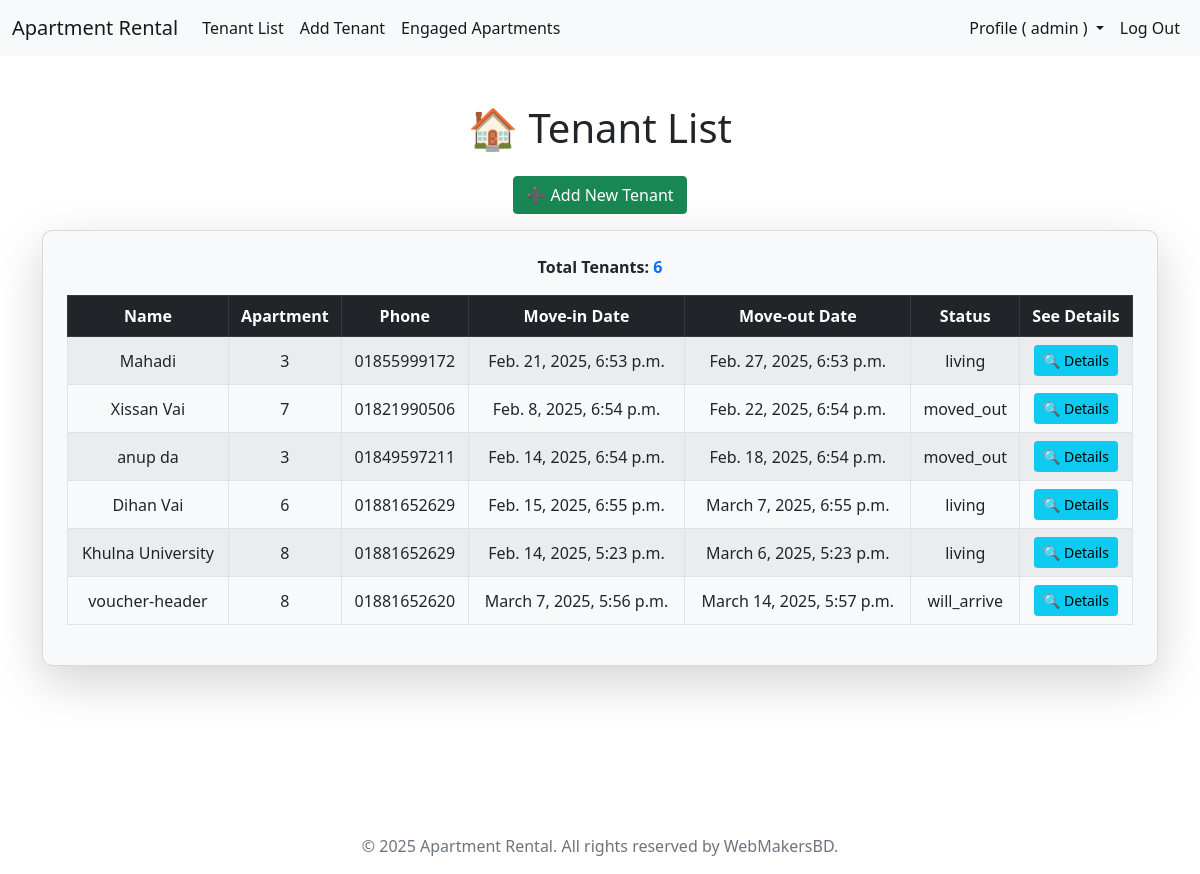
Page / (signed in) on the earlier database version.
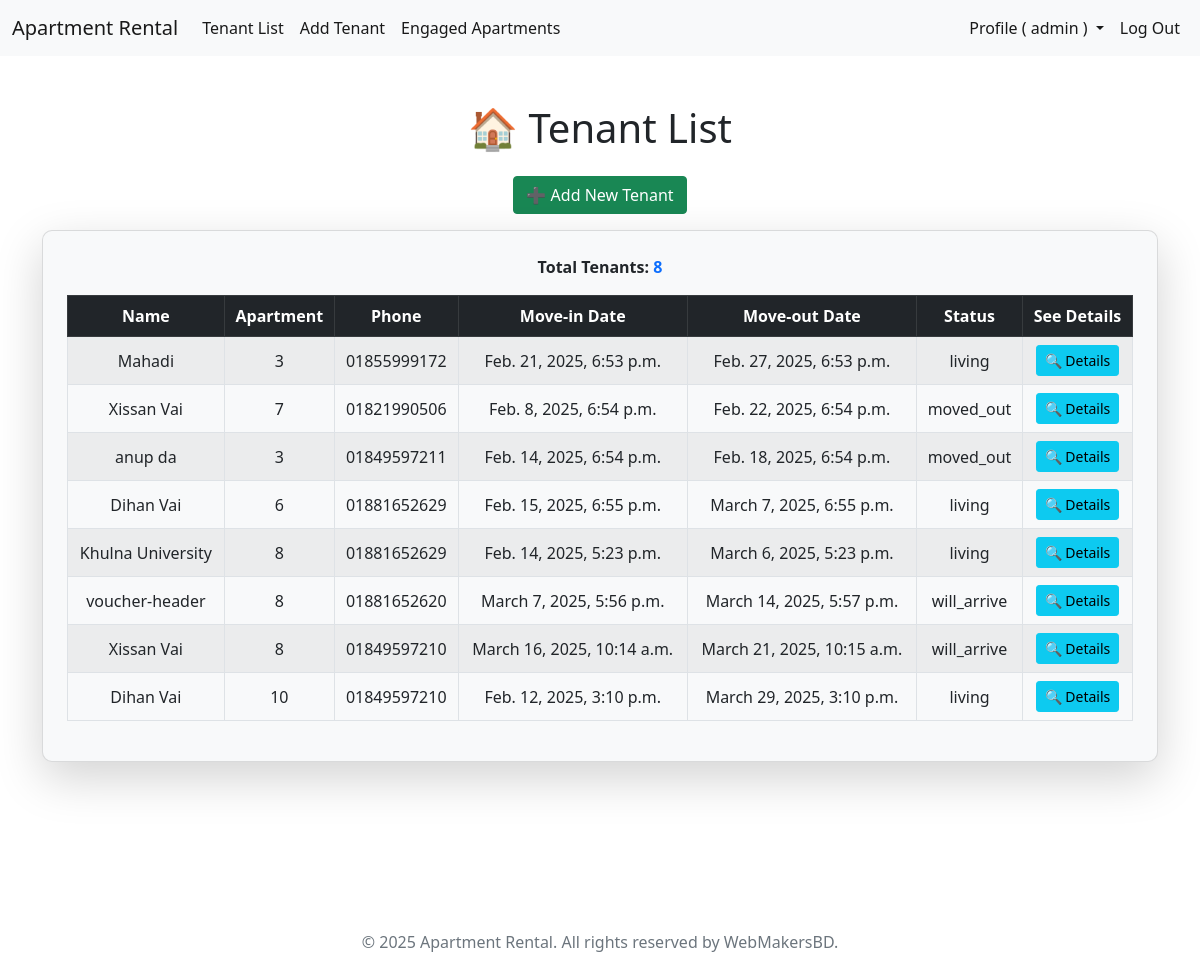
Same page on the later database version.
### tenants/models.py (models this page shows, shortened)
class Tenant(models.Model):
    choices = [
        ('will_arrive', 'Will Arrive'),
        ('living', 'Living'),
        ('moved_out', 'Moved Out'),
    ]
    name = models.CharField(max_length=50)
    contact = models.CharField(max_length=15)
    apartment = models.ForeignKey(Apartment, on_delete=models.CASCADE)
    move_in_date = models.DateTimeField()
    move_out_date = models.DateTimeField(null=True, blank=True)
    remarks = models.TextField(blank=True, null=True, help_text="Additional details about the tenant.")
    status = models.CharField(max_length=15, choices=choices,)

class Apartment(models.Model):
    number = models.PositiveIntegerField(unique=True)
    is_booked = models.BooleanField(default=False)

### tenants/views.py (the view)
# urls.py: path('', tenant_list, name='tenant_list'),
def tenant_list(request):
    user = request.user
    if user.is_authenticated and user.is_superuser:  # Ensure only admin users can access
        tenants = Tenant.objects.all()
        for tenant in tenants:
            update_tenant_status(tenant)
        return render(request, 'tenants/tenant_list.html', {'tenants': tenants})
    else:
        messages.error(request, 'You have to log in as an Admin to access this page.')
        return redirect('login')

### tenants/views.py (called while the page is built)
def update_apartment_status():
    now = timezone.now() + timezone.timedelta(hours=6, minutes=0)  # Adjust time to match timezone
    Apartment.objects.update(is_booked=False)  # Reset all apartments to unbooked
    Apartment.objects.filter(tenant__move_in_date__lte=now, tenant__move_out_date__gte=now).update(is_booked=True)

def update_tenant_status(tenant):
    now = timezone.now() + timezone.timedelta(hours=6, minutes=0)  # Adjust time to match timezone
    if tenant.move_in_date > now:
        tenant.status = 'will_arrive'  # Tenant has not yet moved in
    elif tenant.move_out_date and tenant.move_out_date < now:
        tenant.status = 'moved_out'  # Tenant has already moved out
    else:
        tenant.status = 'living'  # Tenant is currently living in the apartment
    tenant.save()  # Save updated status
    update_apartment_status()  # Update apartment booking status accordingly

### templates/tenants/tenant_list.html (shortened to what this page needs)
{% extends 'base.html' %}
{% load static %}
{% block extra_head %}
    <link rel="stylesheet" href="{% static 'css/tenants/tenant_list.css' %}">
{% endblock %}
{% block content %}
<div class="container mt-5">
  <div class="text-center">
    <h1 class="mb-4">🏠 Tenant List</h1>
    <a class="btn btn-success mb-3" href="{% url 'add_tenant' %}">
      ➕ Add New Tenant
    </a>
  </div>
  {% if tenants %}
  <div class="card shadow-lg p-4">
    <p class="fw-bold text-center">
      Total Tenants: <span class="text-primary">{{ tenants|length }}</span>
    </p>
    <div class="table-responsive">
      <table
        class="table table-striped table-hover table-bordered text-center align-middle"
      >
        <thead class="table-dark">
          <tr>
            <th>Name</th>
            <th>Apartment</th>
            <th>Phone</th>
            <th>Move-in Date</th>
            <th>Move-out Date</th>
            <th>Status</th>
            <th>See Details</th>
          </tr>
        </thead>
        <tbody>
          {% for tenant in tenants %}
          <tr>
            <td>{{ tenant.name }}</td>
            <td>{{ tenant.apartment.number }}</td>
            <td>{{ tenant.contact }}</td>
            <td>{{ tenant.move_in_date }}</td>
            <td>{{ tenant.move_out_date|default:"N/A" }}</td>
            <td>{{ tenant.status }}</td>
            <td>
              <a
                href="{% url 'tenant_details' tenant.id %}"
                class="btn btn-info btn-sm"
                >🔍 Details</a
              >
            </td>
          </tr>
          {% endfor %}
        </tbody>
      </table>
    </div>
  </div>
  {% else %}
  <div class="alert alert-warning text-center">
    <p>No tenants found.</p>
  </div>
  {% endif %}
</div>
{% endblock %}

### templates/base.html (shortened to what this page needs)
{% load static %}
<!DOCTYPE html>
<html lang="en">
  <head>
    <link
      href="https://cdn.jsdelivr.net/npm/bootstrap@5.0.2/dist/css/bootstrap.min.css"
      rel="stylesheet"
    />
    {% block extra_head %} {% endblock %}
  </head>
  <body>
    <header>
      <nav class="navbar navbar-expand-lg navbar-light bg-light">
        <div class="container-fluid">
            <a class="navbar-brand" href="{% url 'tenant_list' %}">Apartment Rental</a>
            <div class="collapse navbar-collapse" id="navbarSupportedContent">
                <ul class="navbar-nav me-auto mb-2 mb-lg-0">
                    <li class="nav-item">
                        <a class="nav-link active" aria-current="page" href="{% url 'tenant_list' %}">Tenant List</a>
                    </li>
                    <li class="nav-item">
                        <a class="nav-link active" href="{% url 'add_tenant' %}">Add Tenant</a>
                    </li>
                    <li class="nav-item">
                      <a class="nav-link active" href="{% url 'engaged_apartments' %}">Engaged Apartments</a>
                    </li>
                </ul>
                <ul class="navbar-nav ms-auto mb-2 mb-lg-0">
                    {% if user.is_authenticated %}
                    <li class="nav-item dropdown">
                      <a class="nav-link active dropdown-toggle" href="#" role="button" data-bs-toggle="dropdown" aria-expanded="false">
                       Profile ( {{ user.username }} )
                      </a>
                    </li>
                    <li class="nav-item">
                        <a class="nav-link active" href="{% url 'logout' %}">Log Out</a>
                    </li>
                    {% endif %}
                </ul>
            </div>
        </div>
    </nav>
    </header>
    <main>
      {% block content %}
      {% endblock %}
    </main>
    <br /><br /><br /><br /><br /><br /><br />
    <footer class="footer text-center text-muted">
      <p>&copy; 2025 Apartment Rental. All rights reserved by WebMakersBD.</p>
    </footer>
  </body>
</html>

### static/css/tenants/tenant_list.css (style rules this page uses)
.card { border-radius: 10px; background: #f8f9fa; }
.btn { transition: all 0.3s ease-in-out; }
.table th, .table td { text-align: center; vertical-align: middle; overflow: hidden; white-space: nowrap; }

Differences in the rows shown:
added Tenant: name "Xissan Vai", apartment.number "8", contact "01849597210", move_in_date "March 16, 2025, 10:14 a.m.", move_out_date "March 21, 2025, 10:15 a.m.", status "will_arrive"
added Tenant: name "Dihan Vai", apartment.number "10", contact "01849597210", move_in_date "Feb. 12, 2025, 3:10 p.m.", move_out_date "March 29, 2025, 3:10 p.m.", status "living"
Other differences:
{{ tenants|length }}: "6" → "8"
